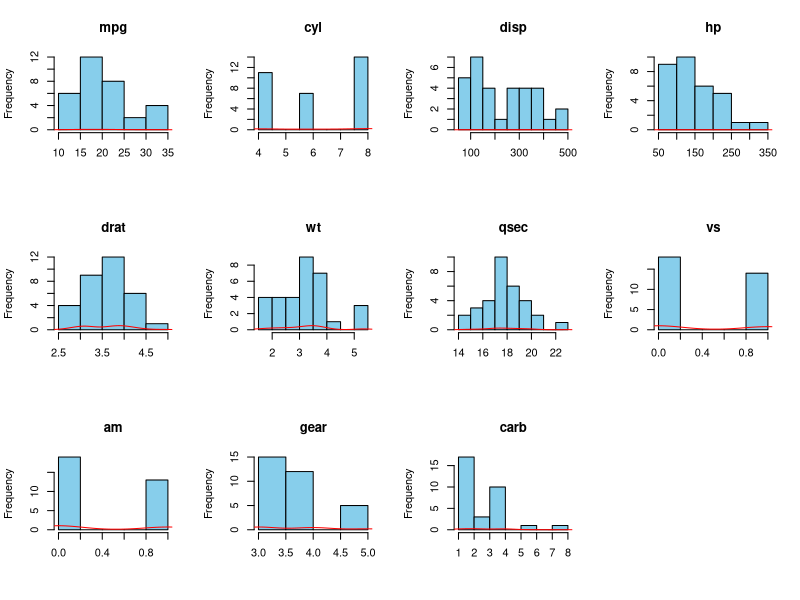

Here is the R script that generated this plot:
data(mtcars)
library(e1071)
observations <- nrow(mtcars)
variables <- ncol(mtcars)
cat("Total number of observations:", observations, "\n")
cat("Total number of variables:", variables, "\n\n")
car_max_hp <- mtcars[which.max(mtcars$hp), ]
car_min_hp <- mtcars[which.min(mtcars$hp), ]
cat("Car with the largest hp:", rownames(mtcars)[which.max(mtcars$hp)], "\n")
cat("Car with the least hp:", rownames(mtcars)[which.min(mtcars$hp)], "\n\n")
 par(mfrow=c(3, 4)) # Arrange plots in a grid
for (i in 1:variables) {
 hist(mtcars[,i], main=names(mtcars)[i], xlab="", col="skyblue")
 lines(density(mtcars[,i]), col="red")
 cat("Skewness of", names(mtcars)[i], ":", skewness(mtcars[,i]), "\n")
}
hp_diff_mean <- mean(abs(mtcars$hp[mtcars$cyl == 3] - mtcars$hp[mtcars$cyl == 4]))
hp_diff_sd <- sd(mtcars$hp[mtcars$cyl == 3]) - sd(mtcars$hp[mtcars$cyl == 4])
cat("Average difference of hp between 3 and 4 cylinders:", hp_diff_mean, "\n")
cat("Difference in their standard deviations:", hp_diff_sd, "\n\n")
cor_matrix <- cor(mtcars)
cor_matrix[upper.tri(cor_matrix)] <- NA 
max_corr <- max(cor_matrix, na.rm=TRUE)
max_corr_index <- which(cor_matrix == max_corr, arr.ind=TRUE)
max_corr_index
cat("Pair of variables with the highest Pearson correlation:", rownames(cor_matrix)[max_corr_index[1]],"and", colnames(cor_matrix)[max_corr_index[2]], "with correlation", max_corr, "\n")
cor_matrix <- cor(mtcars)
diag(cor_matrix) <- 
max_correlation <- max(cor_matrix)
variable_names <- colnames(mtcars)
row <- which(cor_matrix == max_correlation, arr.ind = TRUE)[1]
col <- which(cor_matrix == max_correlation, arr.ind = TRUE)[2]
cat("Pair of variables with the highest Pearson correlation:", variable_names[row], "and",variable_names[col], "(", max_correlation, ")\n")
cat("Pair of variables with the highest Pearson correlation:", rownames(cor_matrix)[max_corr_index[1]],"and", colnames(cor_matrix)[max_corr_index[2]], "with correlation", max_corr, "\n")